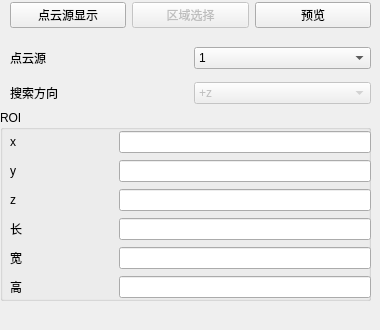
       <widget class="QWidget" name="plane">
        <widget class="QStackedWidget" name="plane_setting">
         <property name="geometry">
          <rect>
           <x>0</x>
           <y>30</y>
           <width>371</width>
           <height>291</height>
          </rect>
         </property>
         <property name="currentIndex">
          <number>0</number>
         </property>
         <widget class="QWidget" name="plane_general_setting">
          <widget class="QGroupBox" name="plane_ROI_setting">
           <property name="geometry">
            <rect>
             <x>0</x>
             <y>80</y>
             <width>371</width>
             <height>191</height>
            </rect>
           </property>
           <property name="title">
            <string>ROI</string>
           </property>
           <widget class="QWidget" name="layoutWidget">
            <property name="geometry">
             <rect>
              <x>10</x>
              <y>20</y>
              <width>361</width>
              <height>171</height>
             </rect>
            </property>
            <layout class="QGridLayout" name="gridLayout_20">
             <item row="0" column="0" colspan="2">
              <widget class="QLabel" name="label_157">
               <property name="text">
                <string>x                             </string>
               </property>
              </widget>
             </item>
             <item row="0" column="2">
              <widget class="QLineEdit" name="plane_x"/>
             </item>
             <item row="1" column="0" colspan="2">
              <widget class="QLabel" name="label_158">
               <property name="text">
                <string>y</string>
               </property>
              </widget>
             </item>
             <item row="1" column="2">
              <widget class="QLineEdit" name="plane_y"/>
             </item>
             <item row="2" column="0" colspan="2">
              <widget class="QLabel" name="label_159">
               <property name="text">
                <string>z</string>
               </property>
              </widget>
             </item>
             <item row="2" column="2">
              <widget class="QLineEdit" name="plane_z"/>
             </item>
             <item row="3" column="2">
              <widget class="QLineEdit" name="plane_l"/>
             </item>
             <item row="4" column="2">
              <widget class="QLineEdit" name="plane_w"/>
             </item>
             <item row="5" column="2">
              <widget class="QLineEdit" name="plane_h"/>
             </item>
             <item row="3" column="0" colspan="2">
              <widget class="QLabel" name="label_160">
               <property name="text">
                <string>长</string>
               </property>
              </widget>
             </item>
             <item row="4" column="0" colspan="2">
              <widget class="QLabel" name="label_161">
               <property name="text">
                <string>宽</string>
               </property>
              </widget>
             </item>
             <item row="5" column="0" colspan="2">
              <widget class="QLabel" name="label_162">
               <property name="text">
                <string>高</string>
               </property>
              </widget>
             </item>
            </layout>
           </widget>
          </widget>
          <widget class="QWidget" name="layoutWidget">
           <property name="geometry">
            <rect>
             <x>10</x>
             <y>10</y>
             <width>361</width>
             <height>71</height>
            </rect>
           </property>
           <layout class="QGridLayout" name="gridLayout_19">
            <item row="0" column="0">
             <widget class="QLabel" name="label_155">
              <property name="text">
               <string>点云源</string>
              </property>
             </widget>
            </item>
            <item row="0" column="1">
             <widget class="QComboBox" name="plane_cloud">
              <property name="styleSheet">
               <string notr="true">selection-color: rgb(0, 0, 0);</string>
              </property>
              <item>
               <property name="text">
                <string>1</string>
               </property>
              </item>
             </widget>
            </item>
            <item row="1" column="1">
             <widget class="QComboBox" name="plane_direction">
              <property name="enabled">
               <bool>false</bool>
              </property>
              <property name="styleSheet">
               <string notr="true">selection-color: rgb(0, 0, 0);</string>
              </property>
              <item>
               <property name="text">
                <string>+z</string>
               </property>
              </item>
              <item>
               <property name="text">
                <string>-z</string>
               </property>
              </item>
             </widget>
            </item>
            <item row="1" column="0">
             <widget class="QLabel" name="label_154">
              <property name="text">
               <string>搜索方向</string>
              </property>
             </widget>
            </item>
           </layout>
          </widget>
         </widget>
        </widget>
        <widget class="QWidget" name="layoutWidget">
         <property name="geometry">
          <rect>
           <x>10</x>
           <y>0</y>
           <width>361</width>
           <height>31</height>
          </rect>
         </property>
         <layout class="QHBoxLayout" name="horizontalLayout_121">
          <item>
           <widget class="QPushButton" name="plane_general">
            <property name="text">
             <string>点云源显示</string>
            </property>
           </widget>
          </item>
          <item>
           <widget class="QPushButton" name="plane_ROI">
            <property name="enabled">
             <bool>false</bool>
            </property>
            <property name="text">
             <string>区域选择</string>
            </property>
           </widget>
          </item>
          <item>
           <widget class="QPushButton" name="plane_preview">
            <property name="text">
             <string>预览</string>
            </property>
           </widget>
          </item>
         </layout>
        </widget>
       </widget>
